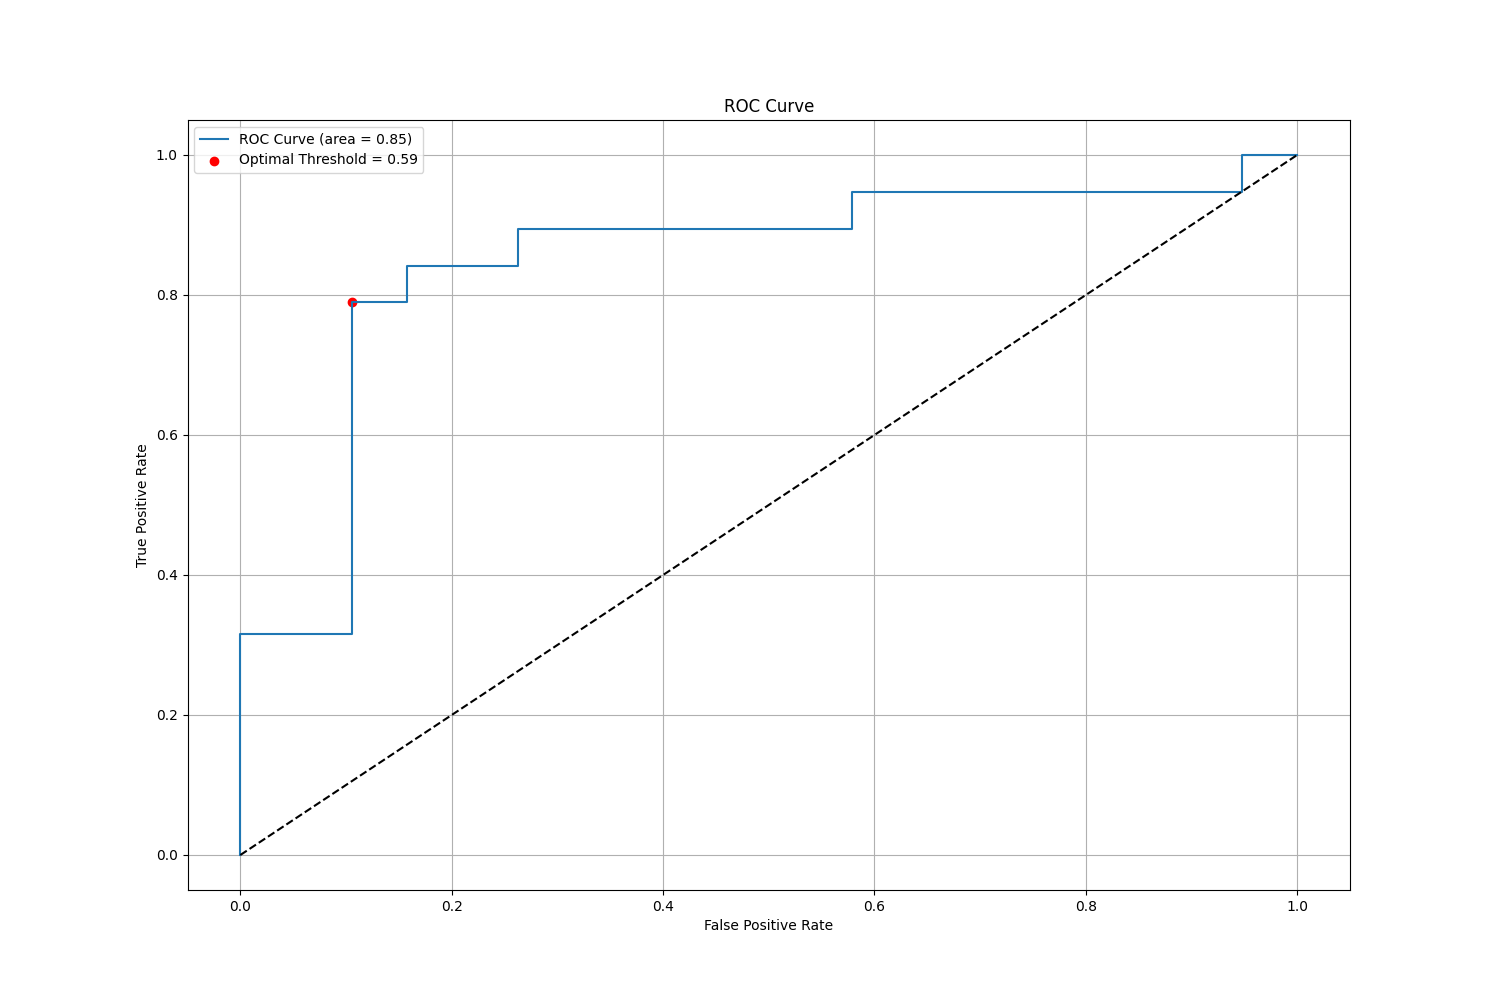

Source code (Python):
import pandas as pd
import numpy as np
from sklearn.model_selection import train_test_split
from sklearn.linear_model import LogisticRegression
from sklearn.metrics import roc_curve, roc_auc_score
import matplotlib.pyplot as plt
from sklearn.preprocessing import StandardScaler

data = pd.read_csv('df_clean.csv')
data = data.drop(columns=['Unnamed: 0', 'Person ID']).drop_duplicates()

X = data.drop('Sleep Disorder', axis=1)
y = data['Sleep Disorder']

scaler = StandardScaler()
X_scaled = scaler.fit_transform(X)

X_train, X_test, y_train, y_test = train_test_split(X_scaled, y, test_size=0.3, random_state=20)

lr = LogisticRegression(max_iter=5000)
lr.fit(X_train, y_train)

y_prob = lr.predict_proba(X_test)[:, 1]

fpr, tpr, thresholds = roc_curve(y_test, y_prob)

optimal_idx = np.argmax(tpr - fpr)
optimal_threshold = thresholds[optimal_idx]

plt.figure(figsize=(15, 10))
plt.plot(fpr, tpr, label=f'ROC Curve (area = {roc_auc_score(y_test, y_prob):.2f})')
plt.scatter(fpr[optimal_idx], tpr[optimal_idx], marker='o', color='red', label=f'Optimal Threshold = {optimal_threshold:.2f}')
plt.plot([0, 1], [0, 1], 'k--')
plt.xlabel('False Positive Rate')
plt.ylabel('True Positive Rate')
plt.title('ROC Curve')
plt.legend()
plt.grid(True)
plt.savefig('LR')
plt.show()
